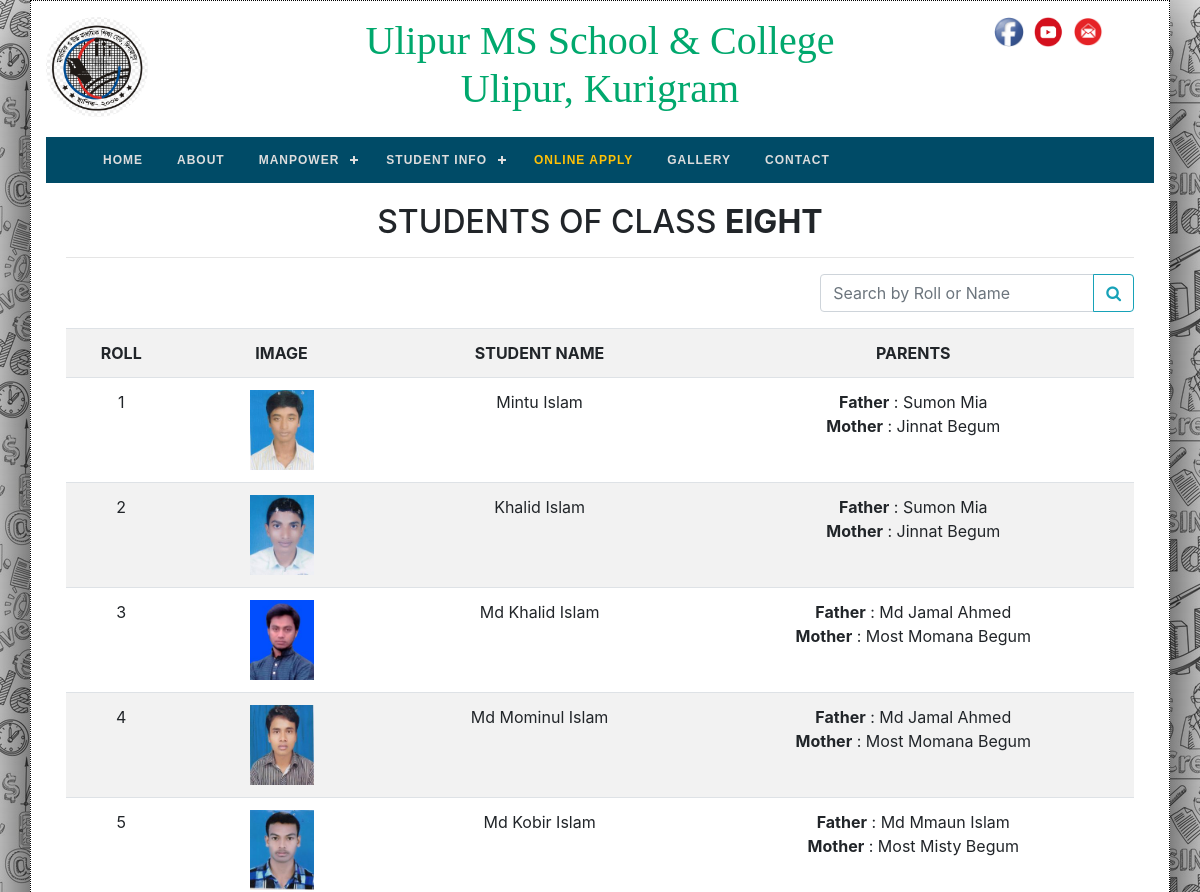
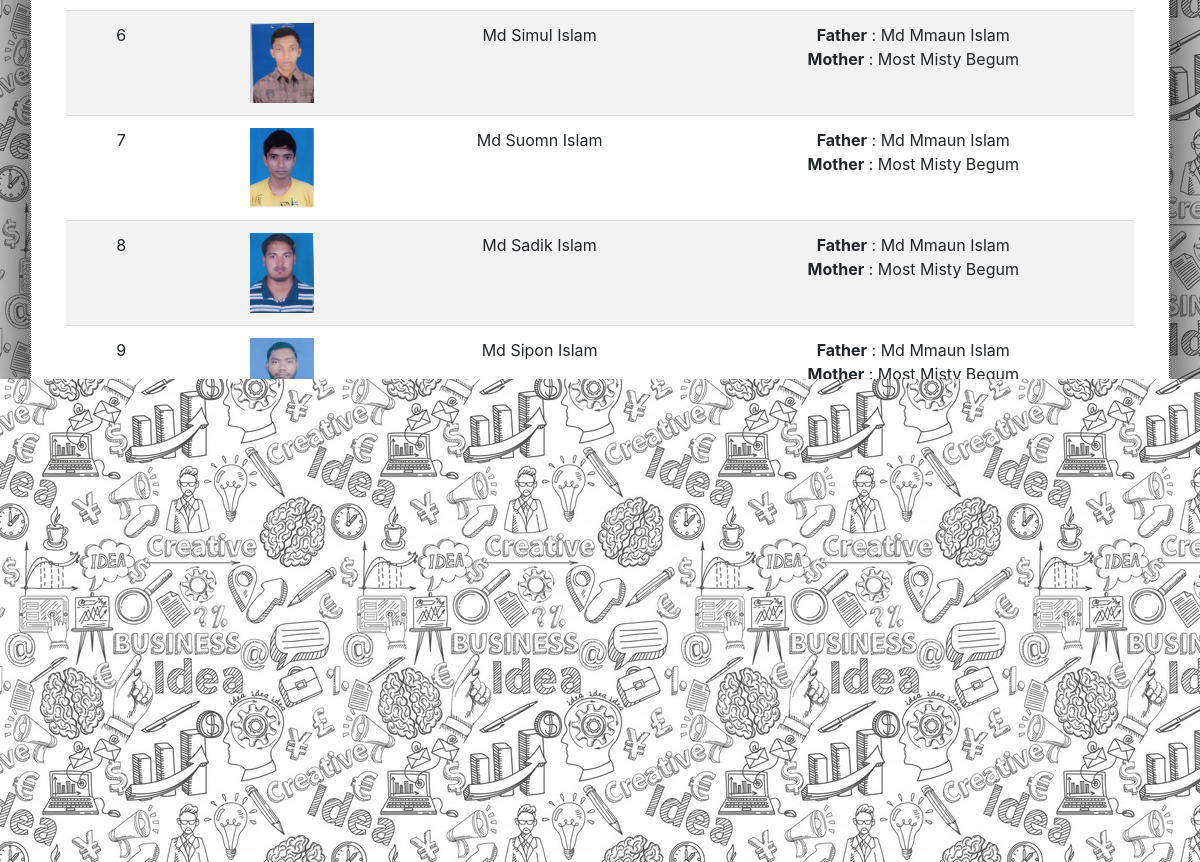
Page /website/students-class-eight.php on the committed database (2 pictures, top to bottom).
### tables this page shows
CREATE TABLE `class_eight_students` (
  `id` int(11) NOT NULL,
  `roll` int(11) NOT NULL,
  `student_name` varchar(255) NOT NULL,
  `father_name` varchar(255) NOT NULL,
  `mother_name` varchar(255) NOT NULL,
  `gender` varchar(255) NOT NULL,
  `image` varchar(255) NOT NULL,
  `birth_date` date NOT NULL,
  `mobile` varchar(255) NOT NULL,
  `result` varchar(255) NOT NULL,
  `address` text NOT NULL
);

### website/classes/Student.php (called while the page is built, shortened)
<?php
class Student
{
    public function getStudents($table)
    {
        $query = "SELECT * FROM $table";
        $data = DB::select($query);
        return $data;
    }
}

### website/classes/DB.php (called while the page is built, shortened)
<?php
class DB{
    protected static $host     = "localhost";
    protected static $username = "root";
    protected static $password = "";
    protected static $database = "high_school";
    public static function connection()
    {
        try{
            $mysqli = new mysqli(self::$host, self::$username, self::$password, self::$database);
            return $mysqli;
        }catch (Exception $e){
            die("Server not connected ! ".$e->getMessage());
        }
    }
    public static function select($query)
    {
        $data = self::connection()->query($query);
        return $data;
    }
}

### website/students-class-eight.php (the view)
<?php require "includes/header.php"; ?>
    <div class="card-body">
        <h2 class="text-center">STUDENTS OF CLASS <strong>EIGHT</strong></h2>
        <hr>
        <?php
        if (isset($_POST['key']) && ($_POST['key'] != "")) {
            $students = $student->getStudentBySearch($_POST['key'], 'class_eight_students');
        } else {
            $students = $student->getStudents('class_eight_students');
        }
        ?>
        <div class="float-right">
            <form method="post">
                <div class="input-group mb-3">
                    <input type="text" name="key" class="form-control" placeholder="Search by Roll or Name" required>
                    <div class="input-group-append">
                        <button type="submit" class="btn btn-outline-info">
                            <i class="fa fa-search"></i>
                        </button>
                    </div>
                </div>
            </form>
        </div>
        <div class="table-responsive">
            <table class="table table-striped text-center">
                <?php if (isset($students)) { ?>
                    <tr>
                        <th>ROLL</th>
                        <th>IMAGE</th>
                        <th>STUDENT NAME</th>
                        <th>PARENTS</th>
                    </tr>
                    <?php foreach ($students as $student) { ?>
                        <tr>
                            <td>
                                <?php
                                if (isset($_POST["key"])) {
                                    echo str_ireplace($_POST["key"], '<span style="background-color: yellow">' . $_POST["key"] . '</span>', $student['roll']);
                                } else {
                                    echo $student['roll'];
                                }
                                ?>
                            </td>
                            <td><img src="<?php echo $student['image'] ?>" height="80"></td>
                            <td>
                                <?php
                                if (isset($_POST["key"])) {
                                    echo str_ireplace($_POST["key"], '<span style="background-color: yellow">' . $_POST["key"] . '</span>', $student['student_name']);
                                } else {
                                    echo $student['student_name'];
                                }
                                ?>
                            </td>
                            <td>
                                <?php
                                $parents = "<strong>Father</strong> : " . $student['father_name'] . "<br>";
                                $parents .= "<strong>Mother</strong> : " . $student['mother_name'];
                                echo $parents;
                                ?>
                            </td>
                        </tr>
                    <?php }
                } ?>
            </table>
        </div>
    </div>
<?php require "includes/footer.php"; ?>

### website/includes/header.php (shortened to what this page needs)
<?php
$student = new Student();
?>
<!DOCTYPE html>
<html lang="en">
<head>
    <link rel="stylesheet" href="assets/bootstrap/bootstrap.min.css">
    <link rel="stylesheet" href="assets/custom.css">
    <link rel="stylesheet" href="assets/font-awesome/css/font-awesome.css">
    <link rel="stylesheet" href="//code.jquery.com/ui/1.12.1/themes/base/jquery-ui.css">
    <link rel="stylesheet" href="/resources/demos/style.css">
</head>
<body>
<div id="main-wrapper">
    <div class="container wrapper" id="container">
        <?php
            function activePage($pageName)
            {
                $path = $_SERVER['SCRIPT_FILENAME'];
                $cp = basename($path, '.php');
                echo($cp == "$pageName" ? "active" : "");
            }
        ?>
        <header class="row py-3">
            <div class="col-md-2">
                <a href="home">
                    <img src="img/Dinajpur-education-Board.png" class="rounded-circle" height="100">
                </a>
            </div>
            <div class="col-md-8 text-center">
                <h1>Ulipur MS School & College <br> Ulipur, Kurigram</h1>
            </div>
            <div class="col-md-2">
                <a href=""><img src="img/facebook-icon.png" height="30" width="30"></a>
                <a href=""><img src="img/youtube-icon.png" height="30" width="40"></a>
                <a href=""><img src="img/email-icon.png" height="30" width="30"></a>
            </div>
        </header>
        <div id='cssmenu'>
            <ul>
                <li class='<?php activePage('home') ?>'><a href='home'>HOME</a></li>
                <li class='<?php activePage('about') ?>'><a href='about'>ABOUT</a></li>
                <li><a href="#">MANPOWER</a>
                </li>
                <li><a href="#">STUDENT INFO</a>
                </li>
                <li class='<?php activePage('online-apply-for-addmission') ?>'><a href='online-apply-for-addmission' class="text-warning">ONLINE APPLY</a></li>
                <li class='<?php activePage('gallery') ?>'><a href='gallery'>GALLERY</a></li>
                <li class='<?php activePage('contact') ?>'><a href='contact'>CONTACT</a></li>
            </ul>
        </div>

### website/includes/footer.php (shortened to what this page needs)
$<div class="text-center box-wrapper py-1">
    <p class="mt-2">Copyright &copy;
        <a href="https://www.facebook.com/abuhasan.shadhin" title="Abu Hasan Shadhin"
           class="text-light" target="_blank">SHADHIN</a> |
        <a href="https://www.facebook.com/mamunur.roshid.31924" title="MD Mamunur Rashid"
           class="text-light" target="_blank">MAMUN</a> |
        <a href="https://www.facebook.com/profile.php?id=100009524803869" title="Podar Chandro Roy"
           class="text-light" target="_blank">PODAR</a>
    </p>
</div>
</div>
</div>
</body>
</html>

### website/assets/custom.css (style rules this page uses)
#main-wrapper { background-image: url("../img/website-background.jpg"); background-attachment: fixed; }
.wrapper { box-shadow: 0px 0px 100px black; background-color: white; border: 1px dotted black; }
header h1 { color: #00a86d; font-family: 'Bauhaus 93'; }
.box-wrapper { background-color: #004b67; color: white; }
#cssmenu { position: relative; z-index: 1; }
#cssmenu, #cssmenu ul, #cssmenu ul li, #cssmenu ul li a, #cssmenu #head-mobile { border: 0; list-style: none; line-height: 1; display: block; position: relative; -webkit-box-sizing: border-box; -moz-box-sizing: border-box; box-sizing: border-box; margin-bottom: 0; }
#cssmenu:after, #cssmenu > ul:after { content: "."; display: block; clear: both; visibility: hidden; line-height: 0; height: 0 }
#cssmenu { font-family: sans-serif; background: #004b67 }
#cssmenu > ul > li { float: left }
#cssmenu > ul > li > a { padding: 17px; font-size: 12px; letter-spacing: 1px; text-decoration: none; color: #ddd; font-weight: 700; }
#cssmenu > ul > li.has-sub > a { padding-right: 30px }
#cssmenu > ul > li.has-sub > a:after { position: absolute; top: 22px; right: 11px; width: 8px; height: 2px; display: block; background: #ddd; content: '' }
#cssmenu > ul > li.has-sub > a:before { position: absolute; top: 19px; right: 14px; display: block; width: 2px; height: 8px; background: #ddd; content: ''; -webkit-transition: all .25s ease; -ms-transition: all .25s ease; transition: all .25s ease }

### rows in the picture
class_eight_students: roll "1", image (picture), student_name "Mintu Islam", father_name "Sumon Mia", mother_name "Jinnat Begum"
class_eight_students: roll "2", image (picture), student_name "Khalid Islam", father_name "Sumon Mia", mother_name "Jinnat Begum"
class_eight_students: roll "3", image (picture), student_name "Md Khalid Islam", father_name "Md Jamal Ahmed", mother_name "Most Momana Begum"
class_eight_students: roll "4", image (picture), student_name "Md Mominul Islam", father_name "Md Jamal Ahmed", mother_name "Most Momana Begum"
class_eight_students: roll "5", image (picture), student_name "Md Kobir Islam", father_name "Md Mmaun Islam", mother_name "Most Misty Begum"
class_eight_students: roll "6", image (picture), student_name "Md Simul Islam", father_name "Md Mmaun Islam", mother_name "Most Misty Begum"
class_eight_students: roll "7", image (picture), student_name "Md Suomn Islam", father_name "Md Mmaun Islam", mother_name "Most Misty Begum"
class_eight_students: roll "8", image (picture), student_name "Md Sadik Islam", father_name "Md Mmaun Islam", mother_name "Most Misty Begum"
class_eight_students: roll "9", image (picture), student_name "Md Sipon Islam", father_name "Md Mmaun Islam", mother_name "Most Misty Begum"
class_eight_students: roll "10", image (picture), student_name "Md Mamunur Rashid", father_name "Md Mijanur Rahman", mother_name "Most Lucky Begum"
class_eight_students: roll "11", image (picture), student_name "Md Rashid", father_name "Md Mijanur Rahman", mother_name "Most Lucky Begum"
class_eight_students: roll "12", image (picture), student_name "Md Rashid", father_name "Md Mijanur Rahman", mother_name "Most Lucky Begum"
